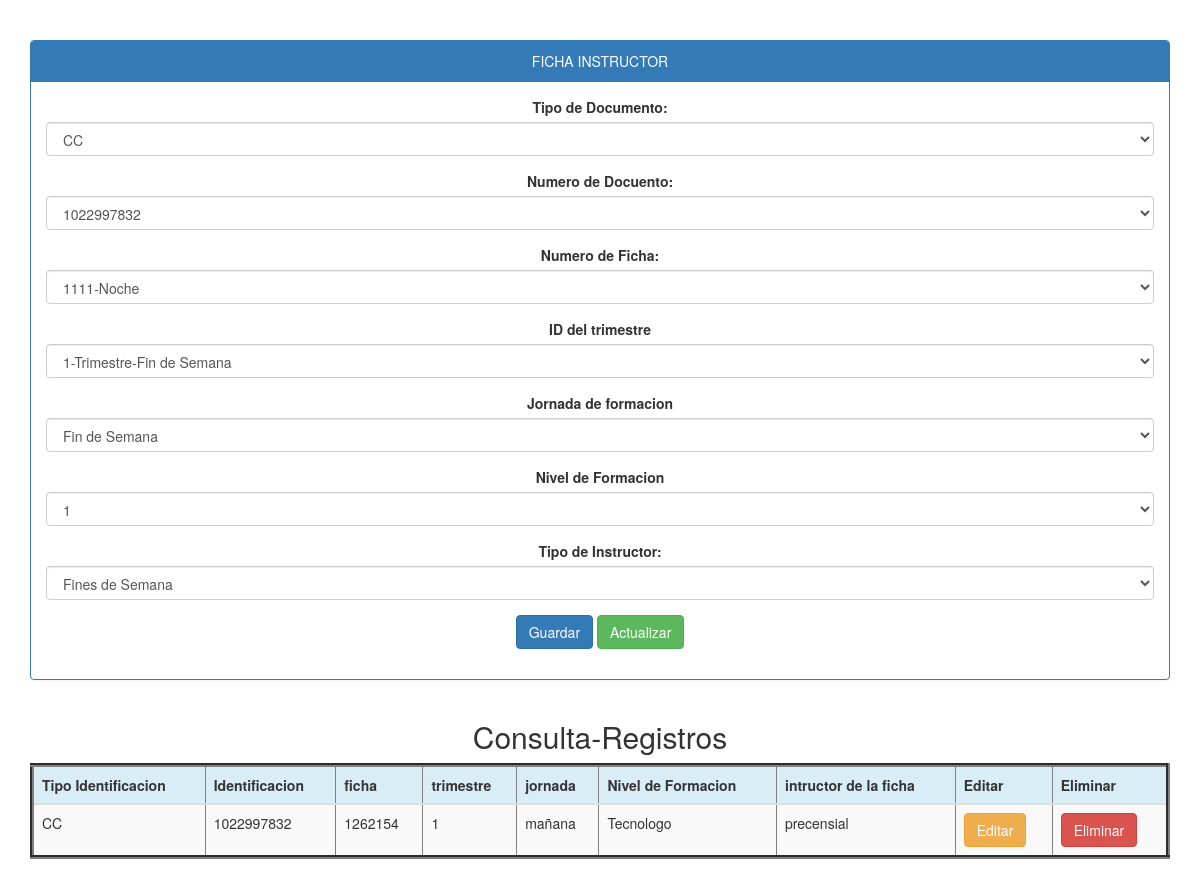
The app's page /InstructorFicha/documento.php with its own data.
### tables this page shows
CREATE TABLE `fichainstructor` (
  `documentNumber` varchar(50) NOT NULL,
  `documentName` varchar(50) NOT NULL,
  `fichaNumber` varchar(20) NOT NULL,
  `trimesterId` varchar(20) NOT NULL,
  `workingDayName` varchar(40) NOT NULL,
  `idLevelTraining` varchar(40) NOT NULL,
  `insTypeId` varchar(30) NOT NULL
);

### conexion.php (called while the page is built)
<?php
class database {
	public static function conectar (){
	try{
	$pdo=new PDO('mysql:host=localhost;dbname=db_SOSP; charset=utf8','root','');
 	$pdo->setAttribute (PDO::ATTR_ERRMODE,PDO::ERRMODE_EXCEPTION);
 	return $pdo;
	}catch (Exception $e){
	die($e->getMessage());
		}
	}
}
?>

### InstructorFicha/Model.php (called while the page is built, shortened)
<?php
class fichaInstructorClass{
	private $pdo;
	public function __CONSTRUCT(){
	try{
	$this ->pdo=database::conectar();
	}catch(Exception $ex){
	die($e->getMessage());
	}
	}
public function Listar(){
	try{
		$result = array();
		$stm = $this->pdo->Prepare('SELECT * FROM fichainstructor ');
		$stm->execute();
		foreach($stm->fetchAll(PDO::FETCH_OBJ) as $r) {
			$usu = new fichaInstructor();
			$usu->_SET('documentNumber', $r->documentNumber);
			$usu->_SET('documentName', $r->documentName);
			$usu->_SET('fichaNumber', $r->fichaNumber);
			$usu->_SET('trimesterId', $r->trimesterId);
			$usu->_SET('workingDayName', $r->workingDayName);
			$usu->_SET('idLevelTraining', $r->idLevelTraining);
			$usu->_SET('insTypeId', $r->insTypeId);
			$result[] = $usu;
		}
		return $result;
	}
	catch(Exception $e){
		die ($e->getMessage());
	}
}
}
?>

### InstructorFicha/Controller.php (called while the page is built, shortened)
<?php
class fichaInstructor{
public function _get ($k){return $this->$k;}
public function _set ($k,$V){return $this-> $k = $V;}
}
?>

### InstructorFicha/documento.php (the view, shortened to what this page needs)
<?php
require_once 'Controller.php';
require_once 'model.php';
require_once '../conexion.php';
$model = new fichaInstructorClass();
$db = database::conectar();
$camposDesabilitados = '';
?>
<!DOCTYPE html>
<html lang="es">
<head>
	<link rel="stylesheet"  href="../bootstrap/css/bootstrap.css">
	<link rel="stylesheet" type="text/css" href="css/bootstrap.min.css">
</head>
<body>
<center>
<div class="container">
	<div class="panel panel-primary">
	<div class="panel-heading">FICHA INSTRUCTOR</div>
	<div class="panel-body">
<form action ="" method="post">
<div class="form-group">
	<label>Tipo de Documento:</label>
	<select class="form-control" name="documentName">
	<?php
	foreach($db-> query('SELECT documentName FROM customer where documentNumber="1022997832"')as $row){
	echo '<option value="'.$row['documentName'].'">'.$row['documentName'].'</option>';
	}
	?>
	</select>
	</div>
	<div class="form-group">
	<label>Numero de Docuento:</label>
	<select class="form-control" name="documentNumber">
	<?php
	foreach($db-> query('SELECT documentNumber FROM customer_has_role where roleId=2 ')as $row){
	echo '<option value="'.$row['documentNumber'].'">'.$row['documentNumber'].'</option>';
	}
	?>
	</select>
	</div>
	<div class="form-group">
	<label>Numero de Ficha:</label>
	<select class="form-control" name="fichaNumber">
	<?php
	foreach($db-> query('SELECT * FROM ficha')as $row){
	echo '<option value="'.$row['fichaNumber'].'">'.$row['fichaNumber'].'-'.$row['workingDayName'].'</option>';
	}
	?>
	</select>
	</div>
    <div class="form-group">
	<label>ID del trimestre</label>
	<select class="form-control" name="trimesterId">
	<?php
	foreach($db-> query('SELECT * FROM trimester')as $row){
	echo '<option value="'.$row['trimesterId'].'">'.$row['trimesterId'].'-Trimestre-'.$row['workingDayName'].'</option>';
	}
	?>
	</select>
	</div>
	<div class="form-group">
	<label>Jornada de formacion</label>
	<select class="form-control" name="workingDayName">
	<?php
	foreach($db-> query('SELECT * FROM trimester')as $row){
	echo '<option value="'.$row['workingDayName'].'">'.$row['workingDayName'].'</option>';
	}
	?>
	</select>
	</div>
	<div class="form-group">
	<label>Nivel de Formacion</label>
	<select class="form-control" name="idLevelTraining">
	<?php
	foreach($db-> query('SELECT * FROM trimester')as $row){
	echo '<option value="'.$row['idLevelTraining'].'">'.$row['idLevelTraining'].'</option>';
	}
	?>
	</select>
	</div>
	<div class="form-group">
	<label>Tipo de Instructor:</label>
	<select class="form-control" name="insTypeId">
	<?php
	foreach($db-> query('SELECT * FROM instructortype')as $row){
	echo '<option value="'.$row['insTypeId'].'">'.$row['insTypeId'].'</option>';
	}
	?>
	</select>
	</div>
	<div class="form-group">
		<?php if($camposDesabilitados != 'disabled'){ ?>
		<input type="submit" class="btn btn-primary" value="Guardar" onclick="this.form.action='?action=registrar';"/>
		<?php } ?>
		<input type="submit" class="btn btn-success" value="Actualizar" onclick="this.form.action='?action=Actualizar';"/>
	</div>
	</form>
	</div>
	</div>
	</div>
	<div class="container">
		<h2>Consulta-Registros</h2>
		<div class="table-responsive">
			<table border="4" class="table table-striped">
			<thead>
				<tr class="info">
					<th>Tipo Identificacion</th>
					<th>Identificacion</th>
					<th>ficha</th>
					<th>trimestre</th>
					<th>jornada</th>
					<th>Nivel de Formacion</th>
					<th>intructor de la ficha</th>
					<th>Editar</th>
					<th>Eliminar</th>
					</tr>
			</thead>
		<?php
		foreach ($model->Listar() as $r){
			?>
			<tr>
			<td><?php echo $r->_GET('documentName');?></td>
			<td><?php echo $r->_GET('documentNumber');?></td>
			<td><?php echo $r->_GET('fichaNumber');?></td>
			<td><?php echo $r->_GET('trimesterId');?></td>
			<td><?php echo $r->_GET('workingDayName');?></td>
			<td><?php  if ($r->_GET('idLevelTraining')==1)
			{
				 echo "Tecnologo";
			}else if($r->_GET('idLevelTraining')==2){
			echo "Tecnico";
			}
			?></td>
			<td><?php echo $r->_GET('insTypeId');?></td>
			<td>
				<a href="?action=editar&documentNumber=<?php echo $r->_GET('documentNumber'); ?>" class="btn btn-warning">Editar</a>
			</td>
			<td>
				<a href="?action=eliminar&documentNumber=<?php echo $r->_GET('documentNumber'); ?>" class="btn btn-danger" onclick ="return confirm('¿Esta seguro de eliminar este Usuario?')">Eliminar</a>
			</td>
			</tr>
		<?php } ?>
			</table>
			</div>
			</div>
</center>
</body>
</html>

### records on screen
fichainstructor: _GET "CC", _GET "1022997832", _GET "1262154", _GET "1", _GET "mañana", _GET "precensial"

### other values on screen
form field documentName "CC"
form field documentNumber "1022997832"
form field fichaNumber "1111-Noche"
form field trimesterId "1-Trimestre-Fin de Semana"
form field workingDayName "Fin de Semana"
form field idLevelTraining "1"
form field insTypeId "Fines de Semana"
